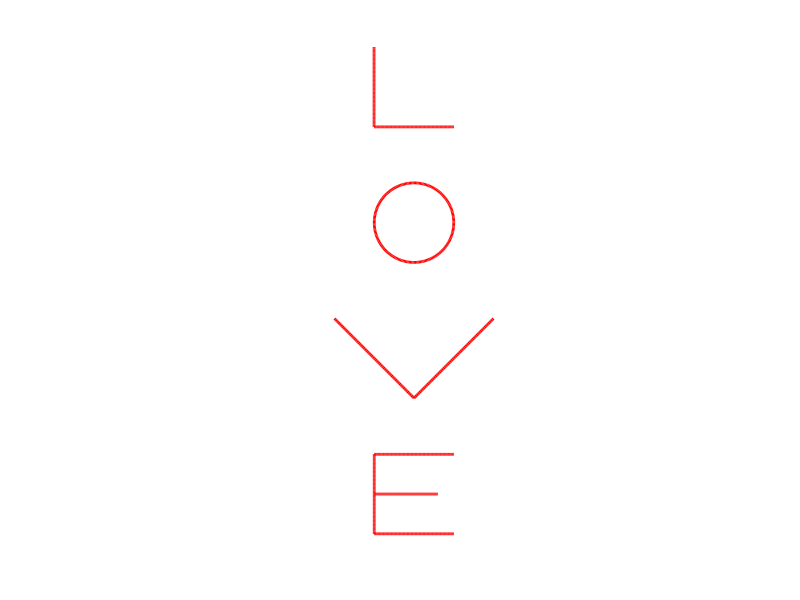

Reproduce this figure in MATLAB.
% MATLAB script to plot letters L, O, V, E using parametric equations without titles

figure;

%% Letter L
subplot(4,1,1);
hold on;
t = linspace(0,1,100);
% Vertical segment: x = 0, y = t
plot(zeros(size(t)), t, 'r', 'LineWidth', 2);
% Horizontal segment: x = t, y = 0
plot(t, zeros(size(t)), 'r', 'LineWidth', 2);
hold off;
axis equal;
axis off;

%% Letter O
subplot(4,1,2);
t = linspace(0, 2*pi, 200);
x = cos(t);
y = sin(t);
plot(x, y, 'r', 'LineWidth', 2);
axis equal;
axis off;

%% Letter V
subplot(4,1,3);
hold on;
t = linspace(0,1,100);
% Left branch: from (-1,1) to (0,0)
x_left = -1 + t;
y_left = 1 - t;
plot(x_left, y_left, 'r', 'LineWidth', 2);
% Right branch: from (1,1) to (0,0)
x_right = 1 - t;
y_right = 1 - t;
plot(x_right, y_right, 'r', 'LineWidth', 2);
hold off;
axis equal;
axis off;

%% Letter E
subplot(4,1,4);
hold on;
t = linspace(0,1,100);
% Vertical line: x = 0, y in [0,1]
plot(zeros(size(t)), t, 'r', 'LineWidth', 2);
% Top horizontal line: y = 1, x in [0,1]
plot(t, ones(size(t)), 'r', 'LineWidth', 2);
% Middle horizontal line: y = 0.5, x in [0,0.8]
plot(linspace(0,0.8,100), 0.5*ones(1,100), 'r', 'LineWidth', 2);
% Bottom horizontal line: y = 0, x in [0,1]
plot(t, zeros(size(t)), 'r', 'LineWidth', 2);
hold off;
axis equal;
axis off;
